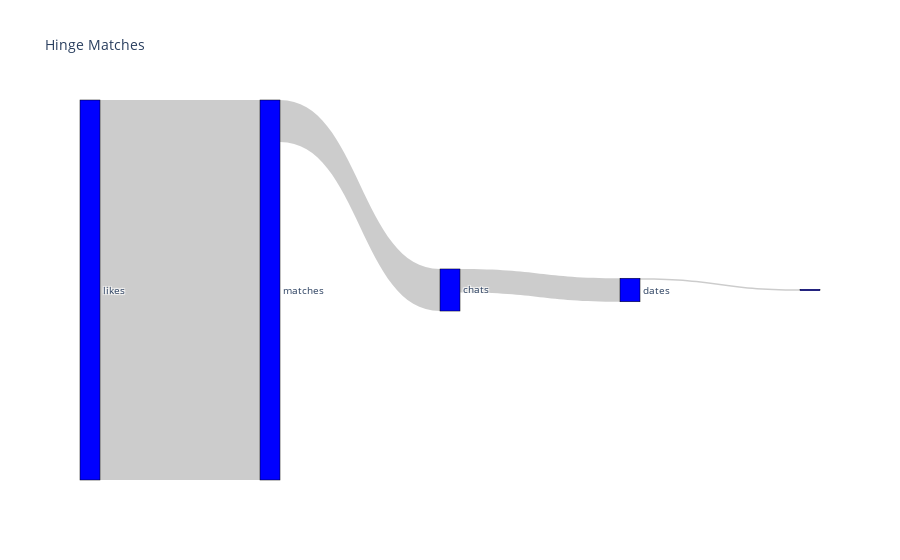

The cell this chart's notebook holds for it:
### Code cell
# Sankey Diagram
import plotly.graph_objects as go

fig = go.Figure(data=[go.Sankey(
    node = dict(
      pad = 15,
      thickness = 20,
      line = dict(color = "black", width = 0.5),
      label = ["likes", "matches", "chats", "dates"],
      color = "blue"
    ),
    link = dict(
      source = [0, 1, 2, 3], # indices correspond to labels, eg A1, A2, A1, B1, ...
      target = [1, 2, 3, 4],
      value = [likes, matches, chats, dates]
  ))])

fig.update_layout(title_text="Hinge Matches", font_size=10)
fig.show()

### Figure 1 — Plotly figure (JSON) as saved in the notebook; plotly's stock layout.template omitted (floating-point values rounded to 4 significant figures)
{"data": [{"link": {"source": [0, 1, 2, 3], "target": [1, 2, 3, 4], "value": [2892, 320, 179, 11]}, "node": {"color": "blue", "label": ["likes", "matches", "chats", "dates"], "line": {"color": "black", "width": 0.5}, "pad": 15, "thickness": 20}, "type": "sankey"}], "layout": {"font": {"size": 10}, "title": {"text": "Hinge Matches"}}}
